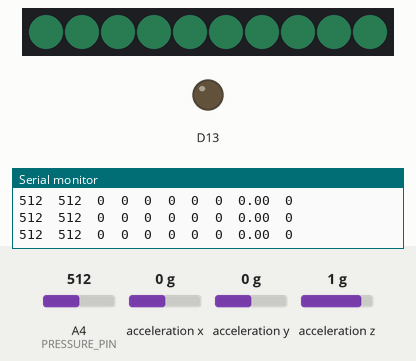
Simulated run of this sketch. Board: Adafruit Circuit Playground Express. Parts: 10 RGB LEDs in strip order, left to right, output pins drawn as LEDs (lit = HIGH), the last lines printed to the serial monitor. The test bench sets the inputs (shaded band); at power-on: A4 (PRESSURE_PIN) = 512, acceleration x 0 g, acceleration y 0 g, acceleration z 1 g. Dim RGB values are drawn brighter than linear.

Above: at 2.2 s.
2.3 s: A4 (PRESSURE_PIN) set to 563
At 4.0 s:
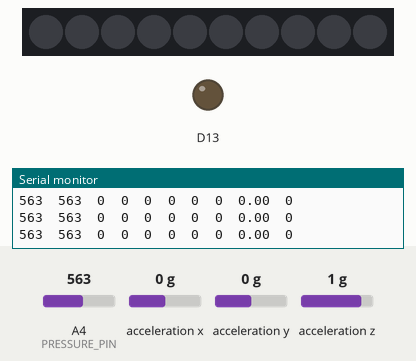
5.2 s: A4 (PRESSURE_PIN) set to 591
At 6.5 s:
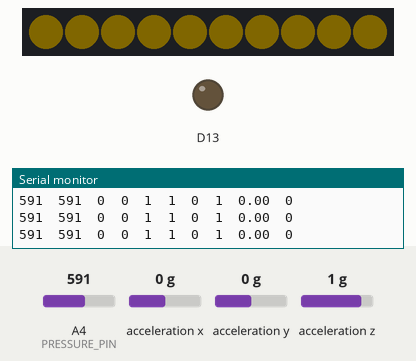
At 8.18 s:
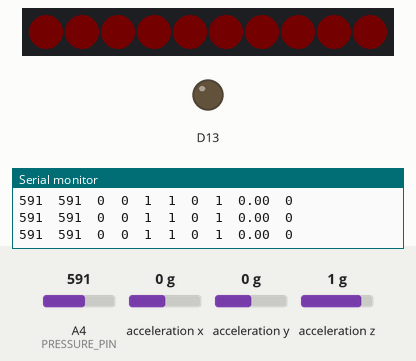
Timing chart, 0 to 9.7 s (numbered marks = the images above; inputs shaded):
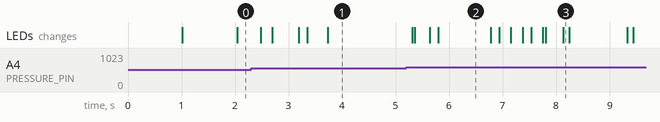

Measured:
- the behaviour switches between 580 and 581 on A4 (PRESSURE_PIN) (found by bisection; images 1 and 2)
- after the input at 5.2 s, the LEDs: first change after 0.11 s (image 2 shows a later state)

The sketch:

sketch_feb28a.ino
```cpp
// ============================================================
// SensitiveWearable.ino — "Take a Breath / Gentle Reminder"
// For Adafruit Circuit Playground Express (CPX)
// DIGF-20166 Project 2
// ============================================================
//
// OVERVIEW:
//   This wearable uses a GRADIENT COLOR system based on pick count:
//     0 picks  = 🔵 calm blue breathing
//     1 pick   = 🟡 yellow breathing
//     2 picks  = 🟠 orange breathing
//     3+ picks = 🔴 red breathing + gentle tone
//   Plus:
//     Noise boost: if environment is noisy, color shifts +1 step warmer
//     Sedentary:   if no movement for 20s (test) / 2min (final),
//                  green spinning dot overlay
//
// HARDWARE WIRING:
//   DIY Pressure Sensor voltage divider:
//     CPX 3.3V → Rvar (pressure patch) → Vout → Rfixed → GND
//                                          └──→ CPX A2
//
// POWER:
//   3× Ni-MH AA (1.2V each ≈ 3.6V) via JST battery connector
// ============================================================

#include <Adafruit_CircuitPlayground.h>
#include <math.h>

// ─────────────────────────────────────────────
// DEBUG MODE — forces obvious solid colors per pick count
// 0=blue, 1=yellow, 2=orange, 3+=red, sedentary=green
// Set to false for final smooth breathing animations.
// ─────────────────────────────────────────────
const bool DEBUG_MODE = false;

// ─────────────────────────────────────────────
// PIN CONFIGURATION
// ─────────────────────────────────────────────
const int PRESSURE_PIN = A4;   // Analog pin for DIY pressure sensor (was A2)

// ─────────────────────────────────────────────
// NEOPIXEL SETTINGS
// ─────────────────────────────────────────────
const int   NUM_PIXELS     = 10;
const int   MAX_BRIGHTNESS = 10;   // Lowered for softer output (was 40)

// ─────────────────────────────────────────────
// PRESSURE SENSOR THRESHOLDS
// ─────────────────────────────────────────────
// These are set AUTOMATICALLY at boot by calibration.
// The system reads the "resting" baseline, then sets:
//   threshold = baseline + PRESSURE_OFFSET
// So it adapts to whatever pin/wiring you use.
const int   PRESSURE_OFFSET     = 60;    // How far above baseline to trigger a pick
const int   PRESSURE_HYSTERESIS = 8;     // Prevents flickering near threshold

// These will be set in setup() by auto-calibration:
int pressureBaseline  = 0;   // Resting value (no press)
int pressureThreshold = 200; // Will be overwritten = baseline + OFFSET

// ─────────────────────────────────────────────
// PICK EVENT SLIDING WINDOW
// ─────────────────────────────────────────────
// Picks expire after this time, so color naturally fades back to blue
const unsigned long PICK_WINDOW_MS = 15000; // 15-second window

// ─────────────────────────────────────────────
// SOUND (MIC) — DJ METER SETTINGS
// ─────────────────────────────────────────────
// Maps sound level to 0-10 purple overlay LEDs (like a VU meter).
// SOUND_MIN = quiet room baseline (0 purple LEDs)
// SOUND_MAX = loud environment (all 10 LEDs purple)
// Tune these using Serial Monitor S_smo column.
const int SOUND_MIN = 10;    // Below this = silence, 0 purple LEDs (was 50)
const int SOUND_MAX = 150;   // At or above this = all 10 purple LEDs (was 500)

// Red color for the DJ meter overlay (sound warning)
const uint8_t PURPLE_R = 255;
const uint8_t PURPLE_G =   0;
const uint8_t PURPLE_B =   0;

// ─────────────────────────────────────────────
// ACCELEROMETER / SEDENTARY DETECTION
// ─────────────────────────────────────────────
const float MOTION_THRESHOLD       = 1.5;
const float SMOOTH_ALPHA_ACCEL     = 0.15;
const unsigned long SEDENTARY_TIME_MS = 20000; // 20s for testing (120000 = 2min final)

// ─────────────────────────────────────────────
// SMOOTHING
// ─────────────────────────────────────────────
const float SMOOTH_ALPHA_PRESSURE = 0.5;
const float SMOOTH_ALPHA_SOUND    = 0.3;

// ─────────────────────────────────────────────
// TONE
// ─────────────────────────────────────────────
const bool ENABLE_TONE       = true;
const int  TONE_FREQ         = 440;   // Hz
const int  TONE_DURATION_MS  = 60;    // Very quick chirp (was 120)

// ─────────────────────────────────────────────
// BREATHING ANIMATION
// ─────────────────────────────────────────────
// Higher pick count = faster breathing cycle (more urgency)
const unsigned long BREATH_CYCLE_0 = 6000;  // 6s for 0 picks (very calm)
const unsigned long BREATH_CYCLE_1 = 5000;  // 5s for 1 pick
const unsigned long BREATH_CYCLE_2 = 4000;  // 4s for 2 picks
const unsigned long BREATH_CYCLE_3 = 3000;  // 3s for 3+ picks (guided breathing)

// ============================================================
// COLOR PALETTE — blue → yellow → orange → red gradient
// Each entry is {R, G, B} at full brightness
// ============================================================
const uint8_t COLORS[][3] = {
  {  60, 200, 120},  // Level 0: soft mint green (calm)
  { 255, 220,   0},  // Level 1: warm yellow
  { 255, 120,   0},  // Level 2: orange
  { 255,  20,   0},  // Level 3: red (urgent but still warm)
};
const int MAX_COLOR_LEVEL = 3;

// ============================================================
// GLOBAL STATE
// ============================================================

// — Smoothed sensor values —
float smoothPressure = 0;
float smoothSound    = 0;

// — Pressure pick tracking —
unsigned long pickTimestamps[20];  // Circular buffer
int pickIndex   = 0;
int pickCount   = 0;
bool pickActive = false;

// — Accelerometer —
float lastAccelMag       = 0;
float smoothedAccelDelta = 0;
unsigned long lastMotionTime = 0;

// — Serial —
int serialLineCount = 0;

// — Tone cooldown (avoid buzzing every loop) —
unsigned long lastToneTime = 0;

// ============================================================
// SETUP
// ============================================================
void setup() {
  Serial.begin(9600);
  CircuitPlayground.begin();
  CircuitPlayground.setBrightness(MAX_BRIGHTNESS);
  CircuitPlayground.clearPixels();

  // Init accelerometer baseline
  float x = CircuitPlayground.motionX();
  float y = CircuitPlayground.motionY();
  float z = CircuitPlayground.motionZ();
  lastAccelMag   = sqrt(x * x + y * y + z * z);
  lastMotionTime = millis();

  for (int i = 0; i < 20; i++) pickTimestamps[i] = 0;

  Serial.println(F("=== Sensitive Wearable Started ==="));

  // ── AUTO-CALIBRATE PRESSURE SENSOR ──────────────────────
  // Read the sensor 20 times over 1 second to find the resting baseline.
  // DON'T TOUCH the pressure sensor during startup!
  Serial.println(F("Calibrating pressure sensor... DON'T TOUCH!"));
  // Flash all pixels white briefly to show calibration is happening
  for (int i = 0; i < NUM_PIXELS; i++)
    CircuitPlayground.setPixelColor(i, 20, 20, 20);

  long sum = 0;
  for (int n = 0; n < 20; n++) {
    sum += analogRead(PRESSURE_PIN);
    delay(50); // 20 samples x 50ms = 1 second
  }
  pressureBaseline  = (int)(sum / 20);
  pressureThreshold = pressureBaseline + PRESSURE_OFFSET;

  // Initialize smoothPressure to baseline so it doesn't false-trigger
  smoothPressure = pressureBaseline;

  CircuitPlayground.clearPixels();
  Serial.print(F("Baseline = ")); Serial.print(pressureBaseline);
  Serial.print(F("  Threshold = ")); Serial.println(pressureThreshold);
  Serial.println(F("Calibration done! Ready."));

  if (DEBUG_MODE) {
    Serial.println(F(">>> DEBUG MODE: solid colors per level <<<"));
  }
  Serial.println(F("\nP_raw\tP_smo\tS_raw\tS_smo\tPicks\tLevel\tSeden\tpickAct\tAccDlt\tPurple"));
}

// ============================================================
// MAIN LOOP
// ============================================================
void loop() {
  unsigned long now = millis();

  // ── 1. READ & SMOOTH SENSORS ──────────────────────────────
  int rawPressure = analogRead(PRESSURE_PIN);
  int rawSound    = CircuitPlayground.soundSensor();

  smoothPressure = (SMOOTH_ALPHA_PRESSURE * rawPressure)
                 + ((1.0 - SMOOTH_ALPHA_PRESSURE) * smoothPressure);
  smoothSound    = (SMOOTH_ALPHA_SOUND * rawSound)
                 + ((1.0 - SMOOTH_ALPHA_SOUND) * smoothSound);

  // ── 2. DETECT PRESSURE "PICK" EVENTS (edge detection) ─────
  // Rising edge: pressure crosses above threshold
  if (!pickActive && smoothPressure > (pressureThreshold + PRESSURE_HYSTERESIS)) {
    pickActive = true;
    pickTimestamps[pickIndex] = now;
    pickIndex = (pickIndex + 1) % 20;
    Serial.println(F(">> PICK detected!"));
  }
  // Falling edge: pressure drops below threshold (reset for next pick)
  if (pickActive && smoothPressure < (pressureThreshold - PRESSURE_HYSTERESIS)) {
    pickActive = false;
  }

  // Count picks within sliding window
  pickCount = 0;
  for (int i = 0; i < 20; i++) {
    if (pickTimestamps[i] != 0 && (now - pickTimestamps[i]) < PICK_WINDOW_MS) {
      pickCount++;
    }
  }

  // ── 3. DETECT SEDENTARY (ACCELEROMETER) ───────────────────
  float ax = CircuitPlayground.motionX();
  float ay = CircuitPlayground.motionY();
  float az = CircuitPlayground.motionZ();
  float accelMag = sqrt(ax * ax + ay * ay + az * az);
  float rawDelta = fabs(accelMag - lastAccelMag);
  lastAccelMag = accelMag;

  smoothedAccelDelta = (SMOOTH_ALPHA_ACCEL * rawDelta)
                     + ((1.0 - SMOOTH_ALPHA_ACCEL) * smoothedAccelDelta);

  if (smoothedAccelDelta > MOTION_THRESHOLD) {
    lastMotionTime = now;
  }

  bool isSedentary = (now - lastMotionTime) > SEDENTARY_TIME_MS;

  // ── 4. CALCULATE COLOR LEVEL ──────────────────────────────
  // Base level from pick count: 0, 1, 2, 3+
  int colorLevel = pickCount;
  if (colorLevel > MAX_COLOR_LEVEL) colorLevel = MAX_COLOR_LEVEL;

  // ── 5. PLAY TONE at level 3 (once per cycle, not spamming) ─
  if (ENABLE_TONE && colorLevel >= 3 && (now - lastToneTime) > 3000) {  // chirp every 3s (was 6s)
    CircuitPlayground.playTone(TONE_FREQ, TONE_DURATION_MS);
    lastToneTime = now;
  }

  // ── 6. RENDER BASE COLOR ──────────────────────────────────
  if (isSedentary && colorLevel == 0) {
    renderSedentary(now);
  } else if (DEBUG_MODE) {
    for (int i = 0; i < NUM_PIXELS; i++) {
      CircuitPlayground.setPixelColor(i,
        COLORS[colorLevel][0],
        COLORS[colorLevel][1],
        COLORS[colorLevel][2]);
    }
  } else {
    renderBreathing(now, colorLevel);
  }

  // ── 7. DJ SOUND METER — purple overlay ─────────────────────
  // Map smoothSound to number of purple LEDs (0–10)
  // Louder = more purple pixels, like a DJ VU meter
  int soundLevel = (int)smoothSound;
  int purpleCount = 0;
  if (soundLevel > SOUND_MIN) {
    purpleCount = map(soundLevel, SOUND_MIN, SOUND_MAX, 0, NUM_PIXELS);
    if (purpleCount > NUM_PIXELS) purpleCount = NUM_PIXELS;
    if (purpleCount < 0) purpleCount = 0;
  }

  // Overwrite the last N pixels with purple (from pixel 9 downward)
  // This way the base color is still visible on the remaining LEDs
  for (int i = 0; i < purpleCount; i++) {
    int pixelIdx = NUM_PIXELS - 1 - i;  // Fill from top down
    CircuitPlayground.setPixelColor(pixelIdx, PURPLE_R, PURPLE_G, PURPLE_B);
  }

  // ── 8. SERIAL OUTPUT ──────────────────────────────────────
  serialLineCount++;
  if (serialLineCount % 40 == 0) {
    Serial.println(F("P_raw\tP_smo\tS_raw\tS_smo\tPicks\tLevel\tSeden\tpickAct\tAccDlt\tPurple"));
  }

  Serial.print(rawPressure);      Serial.print('\t');
  Serial.print((int)smoothPressure); Serial.print('\t');
  Serial.print(rawSound);         Serial.print('\t');
  Serial.print((int)smoothSound); Serial.print('\t');
  Serial.print(pickCount);        Serial.print('\t');
  Serial.print(colorLevel);       Serial.print('\t');
  Serial.print(isSedentary ? 1 : 0); Serial.print('\t');
  Serial.print(pickActive ? 1 : 0);  Serial.print('\t');
  Serial.print(smoothedAccelDelta, 2); Serial.print('\t');
  Serial.println(purpleCount);

  delay(50);
}

// ============================================================
// RENDER: Breathing animation with color from gradient
// ============================================================
void renderBreathing(unsigned long now, int level) {
  // Higher level = faster breathing cycle
  unsigned long cycleMs;
  switch (level) {
    case 0:  cycleMs = BREATH_CYCLE_0; break;
    case 1:  cycleMs = BREATH_CYCLE_1; break;
    case 2:  cycleMs = BREATH_CYCLE_2; break;
    default: cycleMs = BREATH_CYCLE_3; break;
  }

  // Sine wave breathing: smooth 0.0 – 1.0 – 0.0
  float phase = (float)(now % cycleMs) / (float)cycleMs;
  float wave  = (sin(phase * 2.0 * PI) + 1.0) / 2.0;

  // Scale the color by the wave, with a minimum floor so it doesn't go fully off
  float minBright = 0.08;  // Always slightly visible
  float brightness = minBright + wave * (1.0 - minBright);

  // Apply brightness scaling (0.5 max to keep power draw low)
  uint8_t r = (uint8_t)(COLORS[level][0] * brightness * 0.5);
  uint8_t g = (uint8_t)(COLORS[level][1] * brightness * 0.5);
  uint8_t b = (uint8_t)(COLORS[level][2] * brightness * 0.5);

  for (int i = 0; i < NUM_PIXELS; i++) {
    CircuitPlayground.setPixelColor(i, r, g, b);
  }
}

// ============================================================
// RENDER: Sedentary — macaron pastel rainbow marquee
// Soft, dreamy rotating rainbow that gently nudges you to move.
// ============================================================

// Candy palette — saturated colors that look distinct on NeoPixels
// (Pastels look white because all RGB channels are high;
//  these have one dominant channel so each color pops)
const uint8_t MACARON[][3] = {
  { 255,  40,  80 },  // candy pink
  { 255, 100,   0 },  // tangerine
  { 255, 200,   0 },  // golden yellow
  {  50, 255,  50 },  // lime green
  {   0, 220, 160 },  // teal mint
  {   0, 120, 255 },  // ocean blue
  {  80,  40, 255 },  // indigo
  { 180,   0, 255 },  // violet
  { 255,   0, 180 },  // magenta
  { 255,  60, 120 },  // hot pink
};

void renderSedentary(unsigned long now) {
  // Slowly rotate the rainbow around the ring (10s full rotation)
  float phase = (float)(now % 10000) / 10000.0;
  int offset = (int)(phase * NUM_PIXELS);

  // Gentle pulsing brightness (subtle breathing on top of rainbow)
  float pulse = (sin((float)(now % 4000) / 4000.0 * 2.0 * PI) + 1.0) / 2.0;
  float bright = 0.10 + pulse * 0.15;  // Range 0.10 – 0.25 (dim & soft)

  for (int i = 0; i < NUM_PIXELS; i++) {
    int colorIdx = (i + offset) % NUM_PIXELS;
    CircuitPlayground.setPixelColor(i,
      (uint8_t)(MACARON[colorIdx][0] * bright),
      (uint8_t)(MACARON[colorIdx][1] * bright),
      (uint8_t)(MACARON[colorIdx][2] * bright));
  }
}
```
